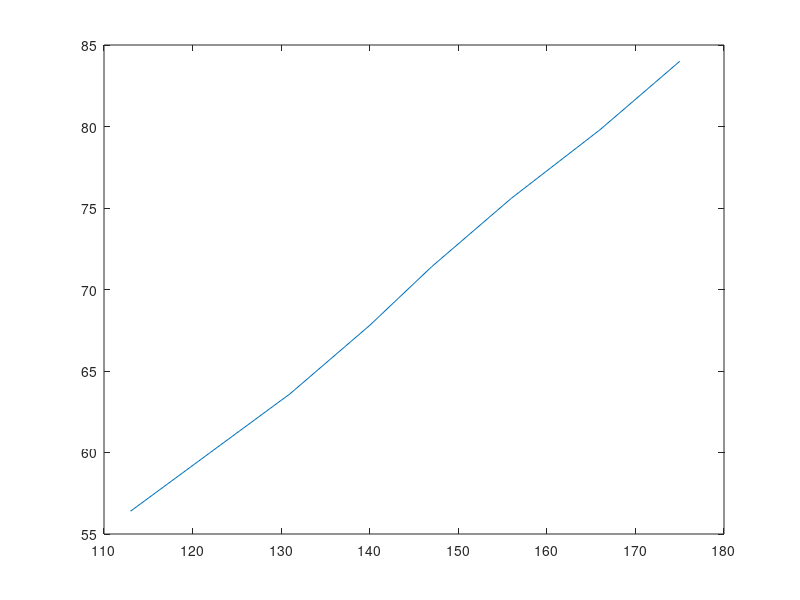

MATLAB code to generate this figure:
% hw3_q2
clc; clear all; close all;

table = [113 9.4;122 10; 131 10.6;...
        140 11.3; 147 11.9; 156 12.6;...
        166 13.3;175 14];

table(:,2) = table(:,2)*6; % converting from gal/hr to lbf/hr

figure(1); plot(table(:,1), table(:,2)); 

ans = 0.4506 % slope of the line = cp

% since dw/dt = -cp*P, the slope corresponds to co

